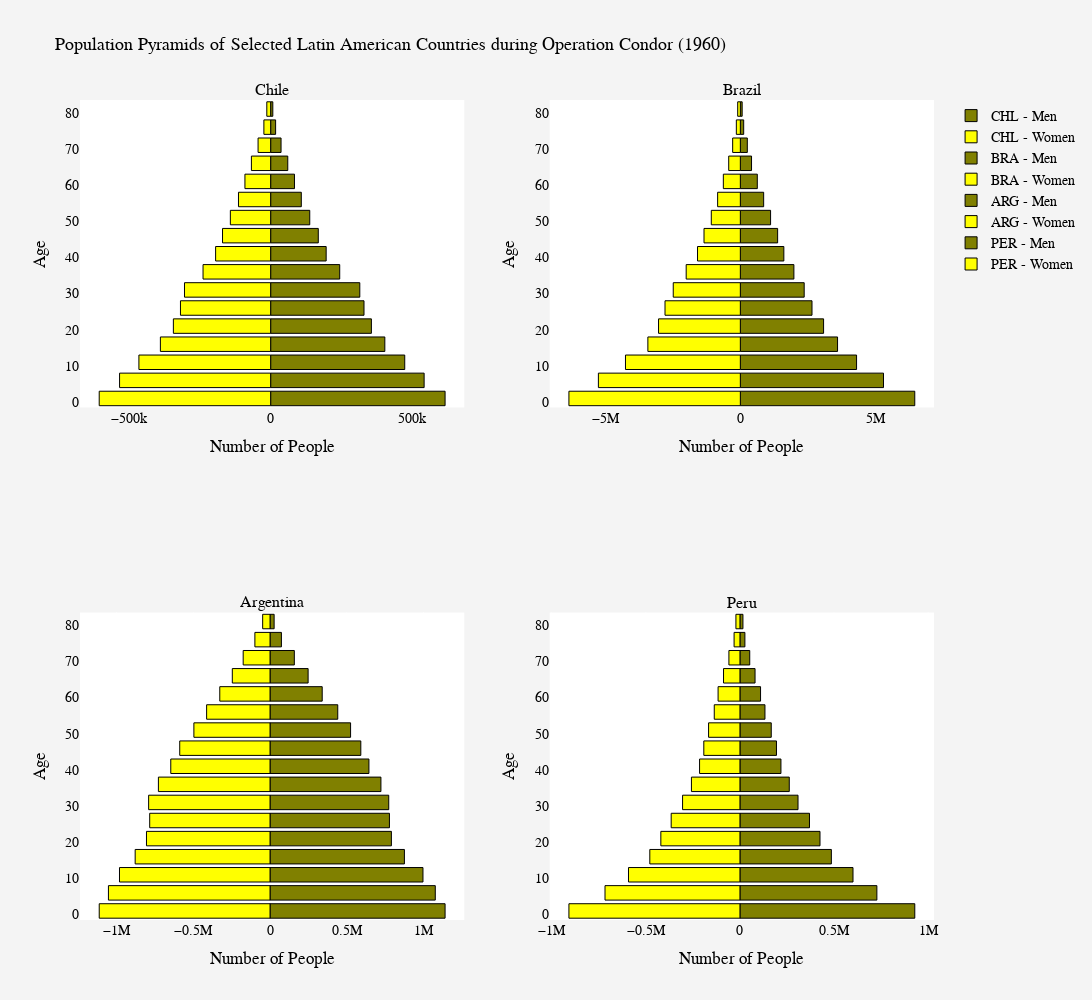

The notebook cell this image was saved under:
### Code cell
# A figure comparing the population pyramids of various Operation Condor countries in 1980

# Define multiple countries
country_choices = ["CHL", "BRA", "ARG", "PER"]
country_titles = ["Chile", "Brazil", "Argentina", "Peru"]

# Create a subplot layout (2 rows, 2 columns)
fig_5 = make_subplots(rows=2, cols=2, subplot_titles=country_titles)

# Loop through each country and generate its population pyramid
for i, (country, title) in enumerate(zip(country_choices, country_titles)):
    condor_countries = wbdata.get_dataframe(categories, country=country)

    # Extract male and female data
    male_data = condor_countries.loc[str(1960), :].filter(regex="Male").values
    female_data = -condor_countries.loc[str(1960), :].filter(regex="Female").values  # Negative for left alignment
    age_groups = [int(s[:2]) + 1 for s in ages]  # Convert age labels to integers

    # Determine subplot position
    row = i // 2 + 1
    col = i % 2 + 1

    # Add Male bar trace
    fig_5.add_trace(go.Bar(
        x=male_data,
        y=age_groups,
        orientation='h',
        name=f'{country} - Men',
        marker=dict(color='olive', line=dict(color='black', width=1)),
        hoverinfo='skip'
    ), row=row, col=col)

    # Add Female bar trace
    fig_5.add_trace(go.Bar(
        x=female_data,
        y=age_groups,
        orientation='h',
        name=f'{country} - Women',
        marker=dict(color='yellow', line=dict(color='black', width=1)),
        hoverinfo='skip'
    ), row=row, col=col)

 # Customize X and Y axis labels for each subplot
    fig_5.update_xaxes(title_text="Number of People", row=row, col=col)
    fig_5.update_yaxes(title_text="Age", row=row, col=col)

# Updated layout for aesthetics!
fig_5.update_layout(
    title="Population Pyramids of Selected Latin American Countries during Operation Condor (1960)",
    title_font=dict(size=18, color='black'),
    barmode='overlay',
    width=1200,  # Adjust width
    height=1000,  # Adjust height
    paper_bgcolor='#f4f4f4',
    plot_bgcolor='#ffffff',
    font=dict(family="Arial, sans-serif", size=14, color="black"),
    showlegend=True
)

# Make the final figure
fig_5.show()

### Figure 1 — Plotly figure (JSON) as saved in the notebook; plotly's stock layout.template omitted (floating-point values rounded to 4 significant figures)
{"data": [{"hoverinfo": "skip", "marker": {"color": "olive", "line": {"color": "black", "width": 1}}, "name": "CHL - Men", "orientation": "h", "type": "bar", "x": [615822, 541843, 473374, 403101, 355691, 329586, 314748, 243843, 195972, 168181, 138055, 108257, 84090, 60452, 36760, 17538, 7675], "xaxis": "x", "y": [1, 6, 11, 16, 21, 26, 31, 36, 41, 46, 51, 56, 61, 66, 71, 76, 81], "yaxis": "y"}, {"hoverinfo": "skip", "marker": {"color": "yellow", "line": {"color": "black", "width": 1}}, "name": "CHL - Women", "orientation": "h", "type": "bar", "x": [-605220, -533376, -465134, -389273, -343435, -318387, -304161, -238684, -194318, -169915, -142271, -113566, -90807, -67944, -44422, -23893, -13556], "xaxis": "x", "y": [1, 6, 11, 16, 21, 26, 31, 36, 41, 46, 51, 56, 61, 66, 71, 76, 81], "yaxis": "y"}, {"hoverinfo": "skip", "marker": {"color": "olive", "line": {"color": "black", "width": 1}}, "name": "BRA - Men", "orientation": "h", "type": "bar", "x": [6472146, 5311928, 4312379, 3606971, 3088195, 2658615, 2369002, 1986975, 1614360, 1383461, 1121899, 865710, 629551, 415665, 258910, 124250, 68068], "xaxis": "x2", "y": [1, 6, 11, 16, 21, 26, 31, 36, 41, 46, 51, 56, 61, 66, 71, 76, 81], "yaxis": "y2"}, {"hoverinfo": "skip", "marker": {"color": "yellow", "line": {"color": "black", "width": 1}}, "name": "BRA - Women", "orientation": "h", "type": "bar", "x": [-6360067, -5267042, -4261847, -3430753, -3035027, -2795095, -2489442, -2009213, -1588784, -1348156, -1077837, -842574, -631117, -431438, -284547, -148910, -98186], "xaxis": "x2", "y": [1, 6, 11, 16, 21, 26, 31, 36, 41, 46, 51, 56, 61, 66, 71, 76, 81], "yaxis": "y2"}, {"hoverinfo": "skip", "marker": {"color": "olive", "line": {"color": "black", "width": 1}}, "name": "ARG - Men", "orientation": "h", "type": "bar", "x": [1141238, 1077413, 997104, 876153, 791265, 778572, 773962, 723027, 644773, 591918, 525149, 441604, 340212, 248381, 158503, 74327, 26910], "xaxis": "x3", "y": [1, 6, 11, 16, 21, 26, 31, 36, 41, 46, 51, 56, 61, 66, 71, 76, 81], "yaxis": "y3"}, {"hoverinfo": "skip", "marker": {"color": "yellow", "line": {"color": "black", "width": 1}}, "name": "ARG - Women", "orientation": "h", "type": "bar", "x": [-1113422, -1053331, -981232, -879089, -805368, -784295, -791313, -727579, -646925, -588578, -496343, -413242, -327470, -245862, -174919, -98633, -47930], "xaxis": "x3", "y": [1, 6, 11, 16, 21, 26, 31, 36, 41, 46, 51, 56, 61, 66, 71, 76, 81], "yaxis": "y3"}, {"hoverinfo": "skip", "marker": {"color": "olive", "line": {"color": "black", "width": 1}}, "name": "PER - Men", "orientation": "h", "type": "bar", "x": [929071, 727661, 600846, 485790, 425461, 369548, 308632, 262109, 217845, 194194, 166434, 132968, 109521, 80296, 52068, 26366, 15954], "xaxis": "x4", "y": [1, 6, 11, 16, 21, 26, 31, 36, 41, 46, 51, 56, 61, 66, 71, 76, 81], "yaxis": "y4"}, {"hoverinfo": "skip", "marker": {"color": "yellow", "line": {"color": "black", "width": 1}}, "name": "PER - Women", "orientation": "h", "type": "bar", "x": [-908752, -716977, -592214, -478965, -420290, -365361, -304811, -257748, -214511, -192048, -166670, -136432, -116166, -87217, -58668, -31145, -21391], "xaxis": "x4", "y": [1, 6, 11, 16, 21, 26, 31, 36, 41, 46, 51, 56, 61, 66, 71, 76, 81], "yaxis": "y4"}], "layout": {"annotations": [{"font": {"size": 16}, "showarrow": false, "text": "Chile", "x": 0.225, "xanchor": "center", "xref": "paper", "y": 1, "yanchor": "bottom", "yref": "paper"}, {"font": {"size": 16}, "showarrow": false, "text": "Brazil", "x": 0.775, "xanchor": "center", "xref": "paper", "y": 1, "yanchor": "bottom", "yref": "paper"}, {"font": {"size": 16}, "showarrow": false, "text": "Argentina", "x": 0.225, "xanchor": "center", "xref": "paper", "y": 0.375, "yanchor": "bottom", "yref": "paper"}, {"font": {"size": 16}, "showarrow": false, "text": "Peru", "x": 0.775, "xanchor": "center", "xref": "paper", "y": 0.375, "yanchor": "bottom", "yref": "paper"}], "barmode": "overlay", "font": {"color": "black", "family": "Arial, sans-serif", "size": 14}, "height": 1000, "paper_bgcolor": "#f4f4f4", "plot_bgcolor": "#ffffff", "showlegend": true, "title": {"font": {"color": "black", "size": 18}, "text": "Population Pyramids of Selected Latin American Countries during Operation Condor (1960)"}, "width": 1200, "xaxis": {"anchor": "y", "domain": [0, 0.45], "title": {"text": "Number of People"}}, "xaxis2": {"anchor": "y2", "domain": [0.55, 1], "title": {"text": "Number of People"}}, "xaxis3": {"anchor": "y3", "domain": [0, 0.45], "title": {"text": "Number of People"}}, "xaxis4": {"anchor": "y4", "domain": [0.55, 1], "title": {"text": "Number of People"}}, "yaxis": {"anchor": "x", "domain": [0.625, 1], "title": {"text": "Age"}}, "yaxis2": {"anchor": "x2", "domain": [0.625, 1], "title": {"text": "Age"}}, "yaxis3": {"anchor": "x3", "domain": [0, 0.375], "title": {"text": "Age"}}, "yaxis4": {"anchor": "x4", "domain": [0, 0.375], "title": {"text": "Age"}}}}
